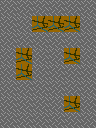

A 2D game scene composited from a Tiled map and its tileset images. What follows is a short description and the map's XML, with every tile layer's data as written:
An orthogonal 6x8 tile map with 16x16 px tiles, 1 tile layer (Tile Layer 1), 2 tilesets and 3 objects.

<map version="1.10" tiledversion="1.10.2" orientation="orthogonal" renderorder="right-down" width="6" height="8" tilewidth="16" tileheight="16" infinite="0" nextlayerid="3" nextobjectid="4">
 <tileset firstgid="1" source="../../../../tools/soko/templateTiledProject/tilesheet.tsx" />
 <tileset firstgid="65" source="../../../../tools/soko/templateTiledProject/soko_entities.tsx" />
 <layer id="1" name="Tile Layer 1" width="6" height="8">
  <data encoding="csv">
2,2,2,2,2,2,
2,2,1,1,1,2,
2,2,2,2,2,2,
2,1,2,2,1,2,
2,1,2,2,2,2,
2,2,2,2,2,2,
2,2,2,2,1,2,
2,2,2,2,2,2
</data>
 </layer>
 <objectgroup id="2" name="entities">
  <object id="1" gid="65" x="80" y="32" width="16" height="16">
   <properties>
    <property name="gamemode" value="SOKO_EULER" />
   </properties>
  </object>
  <object id="2" gid="66" x="32" y="80" width="16" height="16" />
  <object id="3" gid="66" x="16" y="32" width="16" height="16" />
 </objectgroup>
</map>
